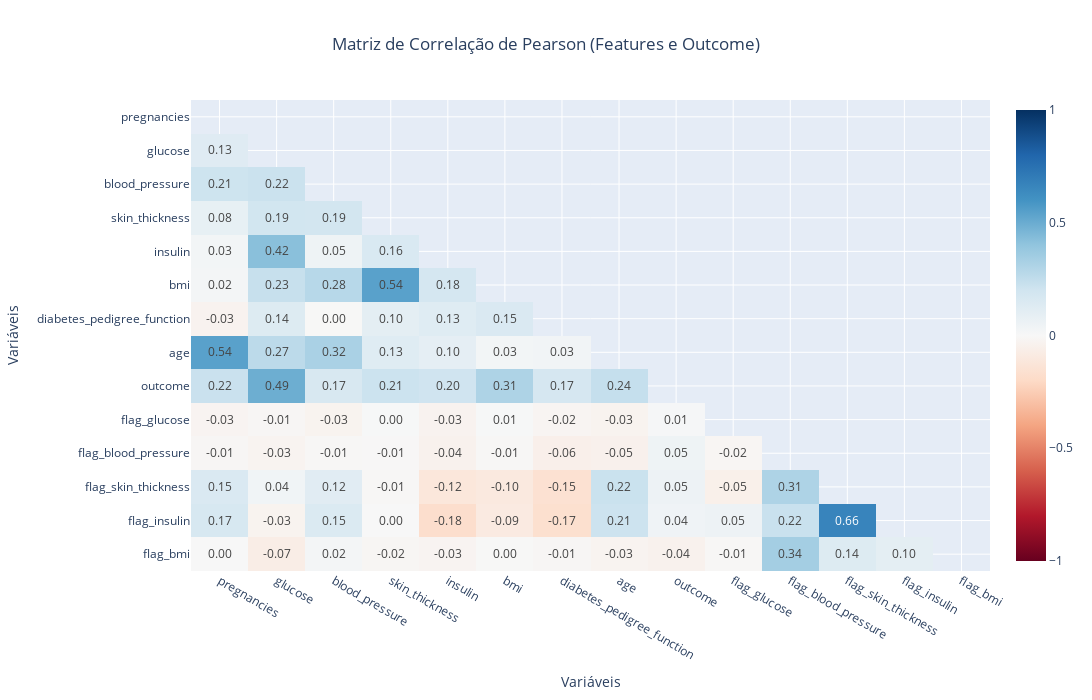

This figure's notebook cell:
### Markdown cell above
### STEP 3.1.1 Matriz Completa: Mostra todas as correlações entre todas as features e com o target.

### Code cell
COLS_CORR = [
    col
    for col in df3.select_dtypes(include=["int8", "float32"]).columns
]  # Numeric variables

correlation_matrix = df3[COLS_CORR].corr()

# Criamos a mascara para ocultar a metade superior (assimetria e clareza)
mask = np.triu(np.ones_like(correlation_matrix, dtype=bool))

# Aplicamos a mascara para que a metade sup seja NaN
correlation_matrix_masked = correlation_matrix.mask(mask)   

fig = px.imshow(
    correlation_matrix_masked,
    text_auto=".2f",
    aspect="auto",
    title="Matriz de Correlação de Pearson (Features e Outcome)",
    color_continuous_scale=px.colors.diverging.RdBu,
    zmin=-1,
    zmax=1,
)

fig.update_xaxes(side="bottom")
fig.update_layout(
    height=700,
    width=1300,
    xaxis_title="Variáveis",
    yaxis_title="Variáveis",
    title_x=0.5
)

### Figure 1 — Plotly figure (JSON) as saved in the notebook; plotly's stock layout.template omitted (floating-point values rounded to 4 significant figures; data arrays with more than 128 entries replaced by an {"elided": "..."} marker saying what was removed)
{"data": [{"coloraxis": "coloraxis", "hovertemplate": "x: %{x}<br>y: %{y}<br>color: %{z}<extra></extra>", "name": "0", "texttemplate": "%{z:.2f}", "type": "heatmap", "x": ["pregnancies", "glucose", "blood_pressure", "skin_thickness", "insulin", "bmi", "diabetes_pedigree_function", "age", "outcome", "flag_glucose", "flag_blood_pressure", "flag_skin_thickness", "flag_insulin", "flag_bmi"], "xaxis": "x", "y": ["pregnancies", "glucose", "blood_pressure", "skin_thickness", "insulin", "bmi", "diabetes_pedigree_function", "age", "outcome", "flag_glucose", "flag_blood_pressure", "flag_skin_thickness", "flag_insulin", "flag_bmi"], "yaxis": "y", "z": {"elided": "14x14 float values"}}], "layout": {"coloraxis": {"cmax": 1, "cmin": -1, "colorscale": [[0, "rgb(103,0,31)"], [0.1, "rgb(178,24,43)"], [0.2, "rgb(214,96,77)"], [0.3, "rgb(244,165,130)"], [0.4, "rgb(253,219,199)"], [0.5, "rgb(247,247,247)"], [0.6, "rgb(209,229,240)"], [0.7, "rgb(146,197,222)"], [0.8, "rgb(67,147,195)"], [0.9, "rgb(33,102,172)"], [1, "rgb(5,48,97)"]]}, "height": 700, "title": {"text": "Matriz de Correlação de Pearson (Features e Outcome)", "x": 0.5}, "width": 1300, "xaxis": {"anchor": "y", "domain": [0, 1], "side": "bottom", "title": {"text": "Variáveis"}}, "yaxis": {"anchor": "x", "autorange": "reversed", "domain": [0, 1], "title": {"text": "Variáveis"}}}}
